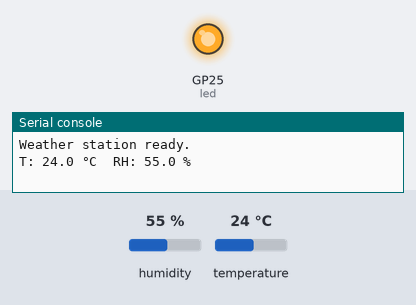
Bench run of a program on a simulated Raspberry Pi Pico running MicroPython. Parts: output pins drawn as LEDs (lit = HIGH), the last lines printed to the serial console. Wiring (from the project's diagram.json): DHT22 sensor on GP15. The inputs (shaded band) are chosen by the test bench; at power-on: humidity 55 %, temperature 24 °C.

Above: at 1.0 s.
At 3.0 s:
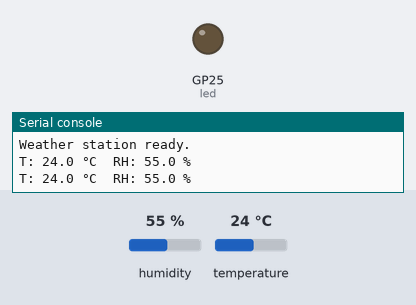
Timing chart, 0 to 5.3 s (numbered marks = the images above):
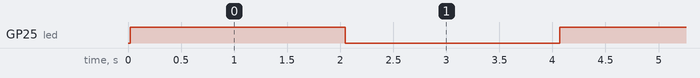

Measured:
- by itself, GP25 (led): alternates HIGH for 2.0 s and LOW for 2.0 s

The program:

main.py
```python
# main.py — Weather station (DHT22)
# Wiring (Wokwi/Pico W):
#   DHT22 VCC -> 3V3   (älä käytä 3V3_EN)
#   DHT22 GND -> GND
#   DHT22 DATA -> GP15

from machine import Pin
from time import sleep
import dht

SENSOR_PIN = 15
led = Pin("LED", Pin.OUT)          # Pico W:n sisäinen LED (status)
sensor = dht.DHT22(Pin(SENSOR_PIN))

print("Weather station ready.")
while True:
    try:
        sensor.measure()
        t = sensor.temperature()   # °C
        h = sensor.humidity()      # %
        print("T: {:.1f} °C  RH: {:.1f} %".format(t, h))
        led.toggle()               # vilkauta kun mittaus onnistui
    except OSError as e:
        print("Sensor read error:", e)
        led.off()
    sleep(2)                        # DHT22: väh. ~2 s mittausten väli
```
